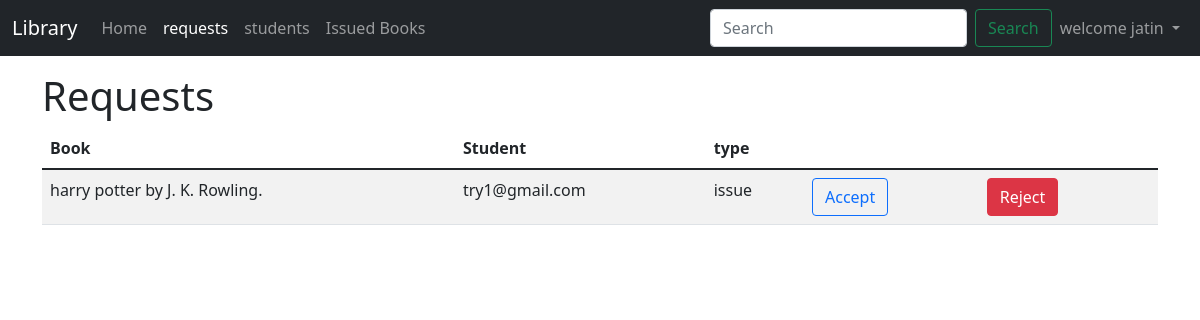
The app's page /teacher/requests/ (signed in) with its own data.
### home/models.py (models this page shows)
class myUser(AbstractUser):
    userTypes=[
        ('teacher','teacher'),
        ('student','student')
    ]
    userType=models.CharField(
        max_length=7,
        choices=userTypes,
        default='student'
        )

class BOOK(models.Model):
    book_id=models.AutoField(primary_key=True)
    name=models.CharField(max_length=50)
    author=models.CharField(max_length=50)
    genre=models.CharField(max_length=50)
    genres = [
        ('Drama', 'Drama'),
        ('Fantasy', 'Fantasy'),
        ('Fiction', 'Fiction'),
        ('Horror', 'Horror'),
        ('Mythology', 'Mythology'),
        ('Mystery','Mystery'),
        ('Science Fiction','Science Fiction')
    ]
    genre = models.CharField(
        max_length=15,
        choices=genres,
        default='Drama',
    )
    statusValue=[
        ('available','available'),
        ('not available','not available')
    ]
    status=models.CharField(max_length=13,choices=statusValue,default='available')
    def __str__(self):
        return self.name + " by " + self.author

### student/models.py (models this page shows, shortened)
class bookRequest(models.Model):
    request_id=models.AutoField(primary_key=True)
    user=models.ForeignKey(myUser,null=True,on_delete=models.CASCADE)
    book=models.ForeignKey(BOOK,null=True,on_delete=models.CASCADE)
    types=[
        ('issue','issue'),
        ('extend','extend')
    ]
    type=models.CharField(max_length=6,choices=types,default='issue')
    responses=[
        ('accept','accept'),
        ('pending','pending'),
        ('decline','decline')
    ]
    response=models.CharField(max_length=7,choices=responses,default='pending')
    issue_id=models.CharField(max_length=100, default='')

### teacher/views.py (the view, shortened to what this page needs)
# urls.py: path('requests/',views.requests,name='requests'),
@login_required
def requests(request):
    if request.user.userType!='teacher':
        return redirect('/')
    bookRequests=bookRequest.objects.all()
    param={'bookRequests':bookRequests}
    return render(request,'teacher/requests.html',param)

### templates/teacher/requests.html (shortened to what this page needs)
{% extends 'teacher/base2.html' %}
{% block requestsActive %}active{% endblock requestsActive %}
{% block body %}
<div class="container">
    <div id="table" class="my-3">
        <h1>Requests</h1>
        <table class="table table-striped table-hover">
            <thead>
                <tr>
                    <th scope="col">Book</th>
                    <th scope="col">Student</th>
                    <th scope="col">type</th>
                    <th scope="col"></th>
                    <th scope="col"></th>
                </tr>
            </thead>
            <tbody id='tableBody'>
                {% for book_request in bookRequests %}
                {% if book_request.response == "pending" %}
                <tr>
                    <td>{{book_request.book}}</td>
                    <td>{{book_request.user}}</td>
                    <td>{{book_request.type}}</td>
                    <td>
                        <button type="button" class="btn btn-outline-primary" data-bs-toggle="modal"
                            data-bs-target="#dateModal">
                            Accept
                        </button>
                    </td>
                    <td>
                        <form action="/teacher/requests/" method='post'>
                            <button type="submit" class="btn btn-danger mx-2">Reject</button>
                        </form>
                    </td>
                </tr>
                {% endif %}
                {% endfor %}
            </tbody>
        </table>
    </div>
</div>
{% endblock body %}

### templates/teacher/base2.html (shortened to what this page needs)
<!doctype html>
<html lang="en">
<head>
    <link href="https://cdn.jsdelivr.net/npm/bootstrap@5.1.1/dist/css/bootstrap.min.css" rel="stylesheet"
>
</head>
<body>
    <nav class="navbar navbar-expand-lg navbar-dark bg-dark">
        <div class="container-fluid">
            <a class="navbar-brand" href="#">Library</a>
            <div class="collapse navbar-collapse" id="navbarSupportedContent">
                <ul class="navbar-nav me-auto mb-2 mb-lg-0">
                    <li class="nav-item">
                        <a class="nav-link {% block homeActive %}{% endblock homeActive %}" aria-current="page" href="/teacher">Home</a>
                    </li>
                    <li class="nav-item">
                        <a class="nav-link {% block requestsActive %}{% endblock requestsActive %}" aria-current="page" href={% url 'requests' %}>requests</a>
                    </li>
                    <li class="nav-item">
                        <a class="nav-link {% block studentsActive %}{% endblock studentsActive %}" aria-current="page" href={% url 'students' %}>students</a>
                    </li>
                    <li class="nav-item">
                        <a class="nav-link {% block issuedBooksActive %}{% endblock issuedBooksActive %}" aria-current="page" href={% url 'issuedBooks' %}>Issued Books</a>
                    </li>
                </ul>
                <form class="d-flex">
                    <input class="form-control me-2" type="search" id='searchText' placeholder="Search" aria-label="Search">
                    <button class="btn btn-outline-success" onclick="search()" type="submit">Search</button>
                </form>
                <ul class="navbar-nav ml-auto mb-2 mb-lg-0">
                    <li class="nav-item dropdown">
                        <a class="nav-link dropdown-toggle" href="#" id="navbarDropdown" role="button" data-bs-toggle="dropdown" aria-expanded="false">
                            welcome {{request.user.first_name}}
                        </a>
                        </li>
                </ul>
            </div>
        </div>
    </nav>
    {% block body %} {% endblock body %}
</body>
</html>

### records on screen
myUser: user.first_name "jatin"
bookRequest: book "harry potter by J. K. Rowling.", user "try1@gmail.com", type "issue"
